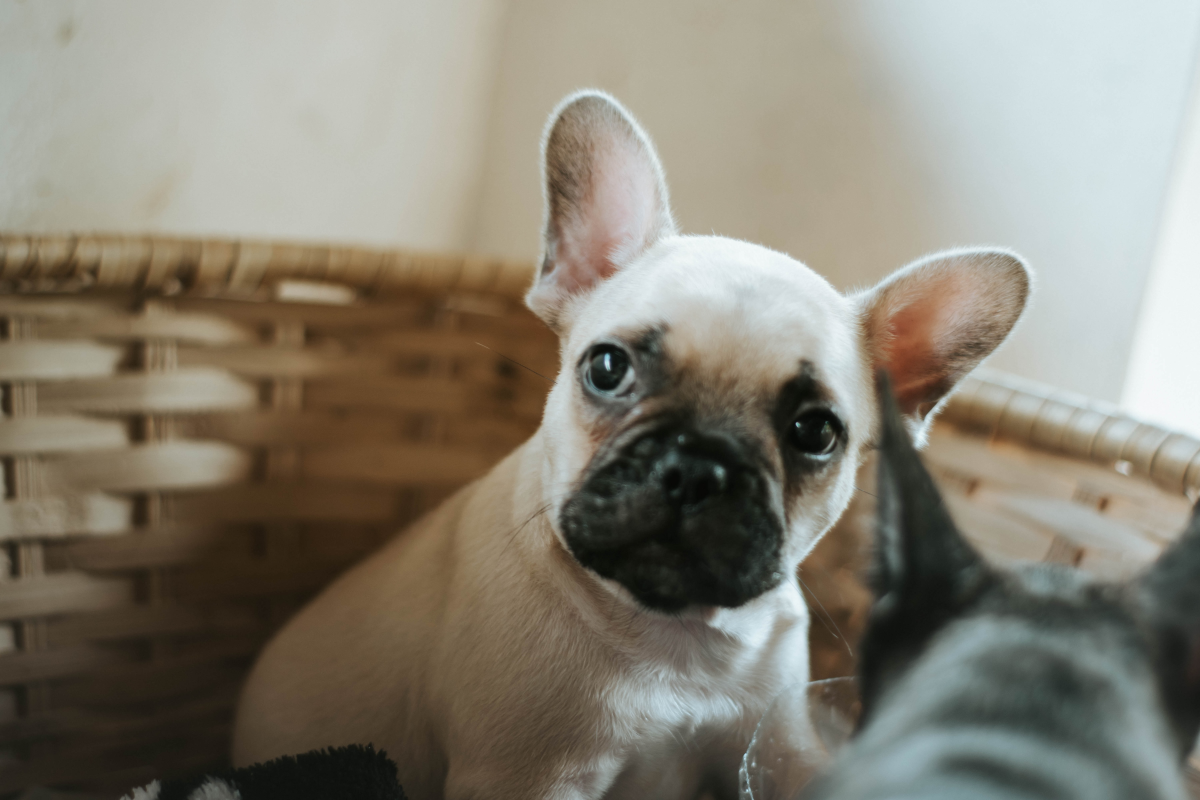
#> input picture AI Python/img/7.jpg, 6000 x 4000 px (shown at 1/5 size)
$ python 'sesion3 (ruido).py'
#> lines starting #> are read from the running program, lines starting #| are printed output that depends on the picture
#> further down, img is the input picture: shape (4000, 6000, 3); mean B, G, R 115.9, 128.9, 134.2
### AI Python/imagenes.py
# -------------------------------------------------------------------------
# Crack the Code
# Diseño de filtros con Python
# Funciones de apoyo e importación de librerias
# -------------------------------------------------------------------------
# ¡No escribas nada en este archivo!

# Importar bibliotecas que se utilizarán
import os
import cv2
import numpy as np

# Hacer carpeta out si no existe:
if not os.path.exists('./out'):
    os.mkdir('./out')


# Función de apoyo para reescalar las imagenes antes de mostrarlas
def imshow(n, i):
#> called with n = 'Foto'
    scale_width = 640 / i.shape[1]
#> scale_width = 0.107
    scale_height = 480 / i.shape[0]
#> scale_height = 0.12
    scale = min(scale_width, scale_height)
#> scale = 0.107
    window_width = int(i.shape[1] * scale)
#> window_width = 640
    window_height = int(i.shape[0] * scale)
#> window_height = 426
    cv2.namedWindow(n, cv2.WINDOW_NORMAL)
    cv2.resizeWindow(n, window_width, window_height)
    cv2.imshow(n, i)


# Funcion para crear ruido de tipo sal y pimienta en la imagen
def noise(image):
    s_vs_p = 0.5
    amount = 0.05
    out = np.copy(image)
    # Salt mode
    num_salt = np.ceil(amount * image.size * s_vs_p)
#> num_salt = 1800000
    coords = [np.random.randint(0, i - 1, int(num_salt))
              for i in image.shape]
    out[tuple(coords)] = 1

    # Pepper mode
    num_pepper = np.ceil(amount * image.size * (1. - s_vs_p))
#> num_pepper = 1800000
    coords = [np.random.randint(0, i - 1, int(num_pepper))
              for i in image.shape]
    out[tuple(coords)] = 0
    return out

# ¡No escribas nada en este archivo!
# -------------------------------------------------------------------------

### AI Python/sesion3 (ruido).py
# -------------------------------------------------------------------------
# Crack the Code
# Diseño de filtros con Python
# Sesión 3 - Mejorando las imágenes
# -------------------------------------------------------------------------
# Importar bibliotecas que se utilizarán - no modifiques esta sección
from imagenes import imshow, noise
import cv2
import numpy as np
from matplotlib import pyplot as plt

# -------------------------------------------------------------------------
# Escribe tu código aquí:

img = cv2.imread("./img/7.jpg")
imshow("Foto", img)

ruido = noise(img)
imshow("ruido" , ruido)

kernel = np.ones((15,15),np.float32)/(15*15)
desenfoque = cv2.filter2D(img,-1,kernel)
imshow("desenfoque",desenfoque)


kernel = -1*np.ones((5,5),np.float32)
kernel[2,2] = 25
enfoque = cv2.filter2D(desenfoque,-1,kernel)
imshow("enfoque", enfoque)


contraste = 5.0
brillo = -2
nueva = cv2.convertScaleAbs(img, alpha=contraste, beta=brillo)
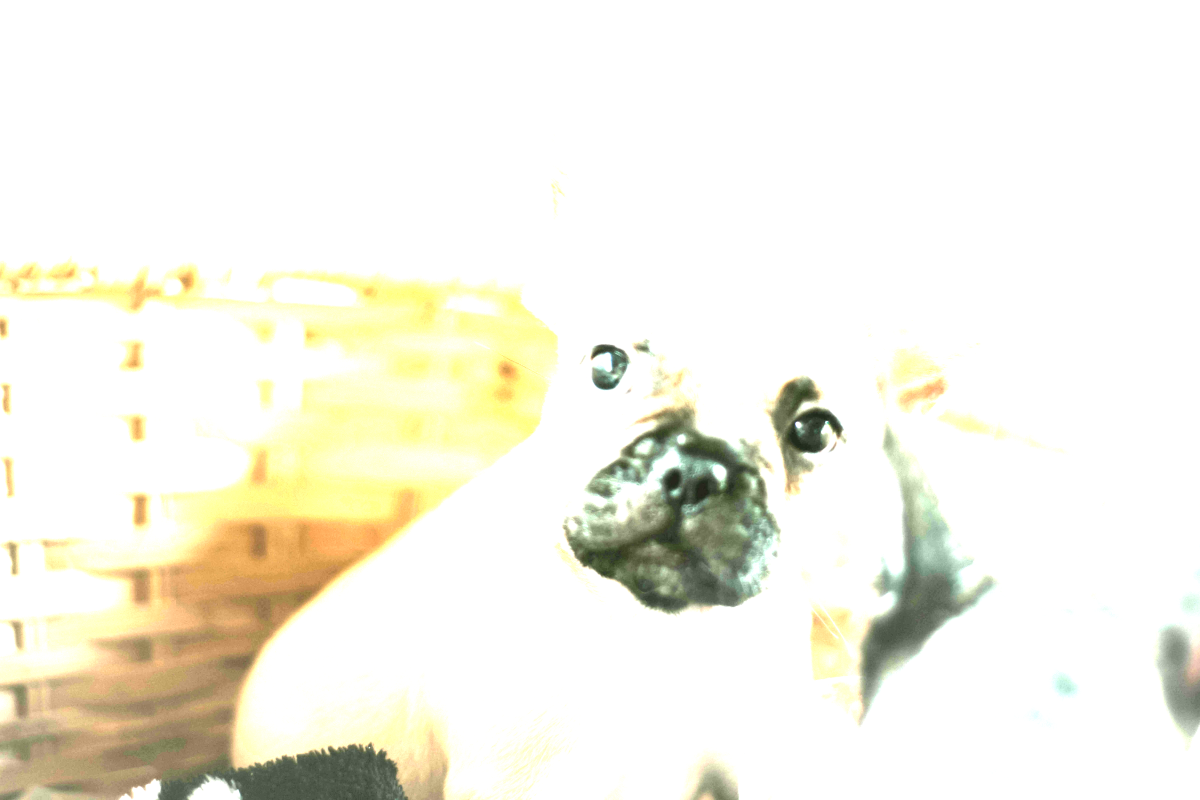
#> nueva: shape (4000, 6000, 3) (shown at 1/5 size); mean B, G, R 230.5, 242.3, 244.1
imshow("nueva" , nueva)


# -------------------------------------------------------------------------
# Deja siempre este código hasta el final del archivo - no lo borres
# Este código sirve para mantener las ventas abiertas y
# cerrarlas cuando se presiona una tecla
cv2.waitKey(0)
cv2.destroyAllWindows()
